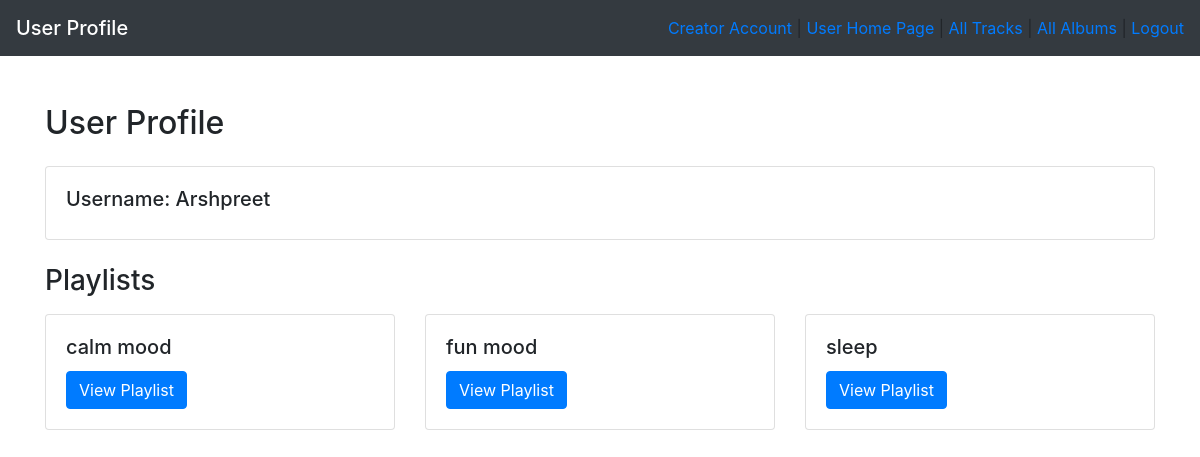
/Arshpreet/user_profile, run on the app's committed database.
### application/models.py (models this page shows)
class User(db.Model):
    __tablename__ = "user"
    user_id = db.Column(db.Integer, primary_key=True, autoincrement = True)
    username = db.Column(db.String(80), unique=True, nullable=False)
    password = db.Column(db.String(100), nullable=False)
    user_type = db.Column(db.String(10), nullable=False, default='user')
    playlists = db.relationship('Playlist', backref='owner', foreign_keys='Playlist.user_id', cascade = 'delete')
    ratings = db.relationship('Rating', backref='user', foreign_keys='Rating.user_id', cascade = 'delete')

class Playlist(db.Model):
    __tablename__ = "playlist"
    playlist_id = db.Column(db.Integer, primary_key=True, autoincrement = True)
    playlist_name = db.Column(db.String(100), nullable=False)
    user_id = db.Column(db.Integer, db.ForeignKey('user.user_id'), nullable=False)
    songs = db.relationship('PlaylistSong', backref='playlist', foreign_keys='PlaylistSong.playlist_id')

### application/controllers.py (the view)
@app.route("/<string:username>/user_profile")
def user_profile(username):
    user = User.query.filter_by(username = username).first()
    user_id = user.user_id
    playlist_data = Playlist.query.filter_by(user_id = user_id)
    playlist_user_list = []
    for i in playlist_data:
        playlist_user_list.append((i.playlist_id, i.playlist_name))
    return render_template("user_profile.html",username=username,pl_data1 = playlist_user_list)

### templates/user_profile.html (shortened to what this page needs)
<!DOCTYPE html>
<html lang="en">
<head>
    <link rel="stylesheet" href="https://maxcdn.bootstrapcdn.com/bootstrap/4.5.2/css/bootstrap.min.css">
    <link rel="stylesheet" href="https://cdnjs.cloudflare.com/ajax/libs/font-awesome/5.15.3/css/all.min.css">
</head>
<body>
<nav class="navbar navbar-dark bg-dark">
        <span class="navbar-brand mb-0 h1">User Profile</span>
        <div class="ml-auto">
            <a href="/{{ username }}/creator_register">Creator Account</a> | <a href="/{{ username }}/user_home_page">User Home Page</a> | <a href="/{{ username }}/user_tracks">All Tracks</a> | <a href="/{{ username }}/user_albums">All Albums</a> | <a href="/">Logout</a>
        </div>
</nav>
<div class="container py-5">
    <h2 class="mb-4">User Profile</h2>
    <div class="card mb-4">
        <div class="card-body">
            <h5>Username: {{username}}</h5>
        </div>
    </div>
    <h3 class="mb-3">Playlists</h3>
    <div class="row">
        {% for pl_data in pl_data1 %}
        <div class="col-md-4 mb-4">
            <div class="card">
                <div class="card-body">
                    <h5 class="card-title">{{pl_data[1]}}</h5>
                    <a href="/{{ username }}/playlist/{{ pl_data[0] }}" class="btn btn-primary">View Playlist</a>
                </div>
            </div>
        </div>
        {% endfor %}
    </div>
</div>
</body>
</html>

### data on the page
User: username "Arshpreet"
Playlist: playlist_name "calm mood"
Playlist: playlist_name "fun mood"
Playlist: playlist_name "sleep"
